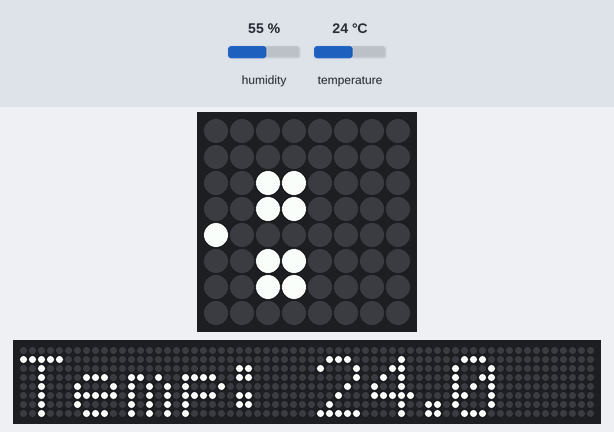
This program was run on a simulated Raspberry Pi (BCM pin numbers) with a Sense HAT. Parts: the Sense HAT's 8×8 RGB LED matrix, a strip that is not on the board, showing the scrolling text unrolled. Inputs (shaded band) come from the test bench; at power-on: humidity 55 %, temperature 24 °C. The 64×8 strip is a reading aid, not a part: it shows the text the matrix is scrolling, unrolled, one strip-width of it at a time.

Above: at 3.09 s.
3.1 s: humidity set to 22 %
At 6.7 s:
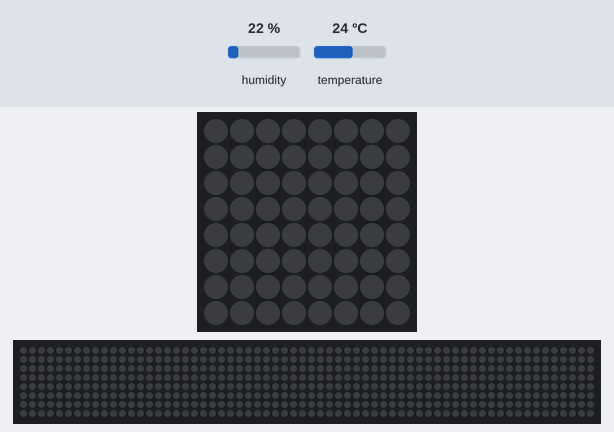
12.9 s: temperature set to 12 °C
At 13.02 s:
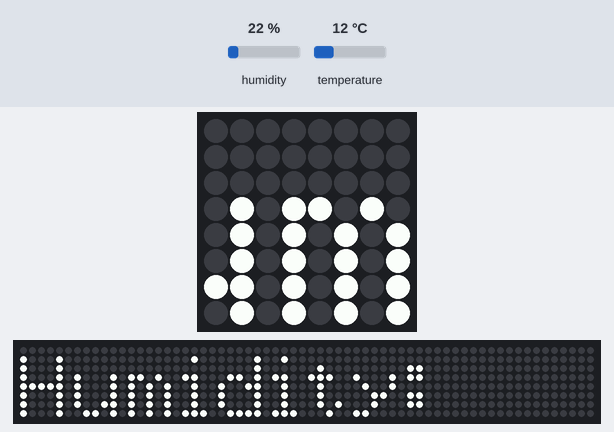
At 30.41 s:
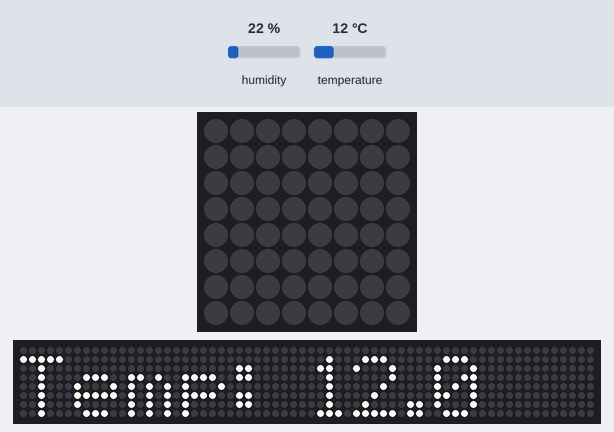

Measured:
- what the display in image 1 shows lasts 5.1 s, from 6.3 s to 11.4 s

The program:

app.py
```python
from sense_hat import SenseHat
import time

sense = SenseHat()

while True:
    # Get the current temperature
    temp = sense.get_temperature()
    # Round the temperature to 2 decimal places
    temp = round(temp, 2)
    # Convert the temperature to a string
    temp_str = "Temp: " + str(temp)
    # Display the temperature
    sense.show_message(temp_str)

    # Wait for 5 seconds before updating
    time.sleep(5)

    # Get the current humidity
    humidity = sense.get_humidity()
    # Round the humidity to 2 decimal places
    humidity = round(humidity, 2)
    # Convert the humidity to a string
    humidity_str = "Humidity: " + str(humidity)
    # Display the humidity
    sense.show_message(humidity_str)

    # Wait for 5 seconds before updating
    time.sleep(5)
```
